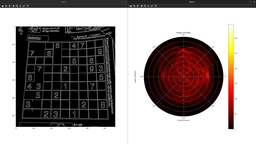
#> input picture sudoku.png, 256 x 144 px, shrunk from 2508 x 1409 before the run
$ python hough.py
#> lines starting #> are read from the running program, lines starting #| are printed output that depends on the picture; after the words box and inside, x2 and y2 are one past the last pixel; in counts of white or black regions, pixels touching at a corner belong together
from typing import Tuple

from numba import njit, prange
import numpy as np
from numpy.typing import NDArray


@njit(parallel=True)  # use to accelerate the computation if the image is large
def polar_center_hough_line(
    img: NDArray, angle_step: float = 1
) -> Tuple[NDArray, NDArray, NDArray, NDArray]:
    """Hough transfrom of the image with the middle of the image as center and using polar coordinates

    Args:
        img (NDArray): 2d binary numpy array
        angle_step (float, optional): Spacing between angles in degree. Defaults to 1.

    Returns:
        accumulator (NDArray): Hough accumulator array in shape (N,M)
        rhos (NDArray): Rho values used in shape (M,)
        thetas (NDArray): degrees used in radians in shape (N,)
        degrees (NDArray): degrees used in shape (N,)
    """
    assert len(img.shape) == 2, "Input image should be 2D binary numpy array"

    # degrees from 0 to 360
    degrees = np.arange(0, 360, angle_step)
    thetas = np.deg2rad(degrees)

    # rho measure from the center of the image to corners, with step = 1
    half_height, half_width = img.shape[0] // 2, img.shape[1] // 2
    diag_len = int(np.ceil(np.sqrt(half_height**2 + half_width**2)))
    rhos = np.linspace(0, diag_len, diag_len + 1)

    cos_theta = np.cos(thetas)
    sin_theta = np.sin(thetas)
    num_thetas = len(thetas)

    # Hough accumulator array of theta vs rho
    accumulator = np.zeros((num_thetas, diag_len + 1), dtype=np.uint32)

    # (row, col) indexes to edges
    y_idxs, x_idxs = np.nonzero(img)

    # Shift indices to center at the middle of the image
    x_idxs -= half_width
    y_idxs = half_height - y_idxs

    # Vote in the hough accumulator
    for i in prange(len(x_idxs)):
        x = x_idxs[i]
        y = y_idxs[i]

        for t_idx in range(num_thetas):
            rho = int(round(x * cos_theta[t_idx] + y * sin_theta[t_idx]))

            # if rho is negative, there exists the angle that has the positive rho
            if rho < 0:
                continue

            accumulator[t_idx, rho] += 1

    return accumulator, rhos, thetas, degrees


def show_polar_hough_line(
    img: NDArray,
    accumulator: NDArray,
    rhos: NDArray,
    thetas: NDArray,
    cmap: str = "hot",
):
    import matplotlib.pyplot as plt
    from mpl_toolkits.mplot3d import Axes3D

    plt.imshow(img, cmap="gray")

    rhos_mesh, thetas_mesh = np.meshgrid(rhos, thetas)
    fig = plt.figure()
    ax = Axes3D(fig, auto_add_to_figure=False)
    ax.set_axis_off()
    fig.add_axes(ax)

    plt.subplot(projection="polar")
    plt.pcolormesh(thetas_mesh, rhos_mesh, accumulator, cmap=cmap)
    plt.colorbar()
    plt.title("Hough transform")
    plt.ylabel("Angles (degrees)")
    plt.xlabel("Distance (pixels)")

    ax = plt.gca()
    ax.yaxis.set_label_coords(
        -0.1, 0.5
    )  # Adjust the position by specifying the coordinates
    ax.tick_params(axis="y", colors="green")
    plt.show()


if __name__ == "__main__":
    import cv2 as cv

    img = cv.imread("sudoku.png")
#> img is the input picture: shape (144, 256, 3); mean B, G, R 143.5, 144.7, 153.1
    dst = cv.Canny(img, 50, 200)
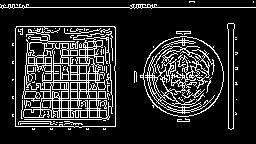
#> dst: shape (144, 256); 16.2% white in thin lines or dots, all inside (x1, y1, x2, y2) = (0, 1, 256, 130)

    accumulator, rhos, thetas, degrees = polar_center_hough_line(dst)
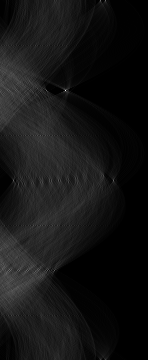
#> accumulator: shape (360, 148) uint32; min 0, max 246, mean 20.3
#> rhos = 148 values from 0 to 147; thetas = 360 values from 0 to 6.27; degrees = 360 values from 0 to 359

    show_polar_hough_line(dst, accumulator, rhos, thetas)
#> in show_polar_hough_line, `plt.pcolormesh(thetas_mesh, rhos_mesh, accumulator, cmap=cmap)`:
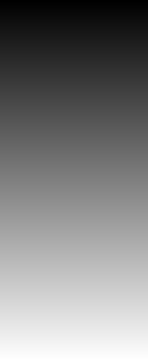
#> thetas_mesh: shape (360, 148) float64; min 0, max 6.27, mean 3.13; drawn with min black and max white
#> in show_polar_hough_line, `plt.show()`:
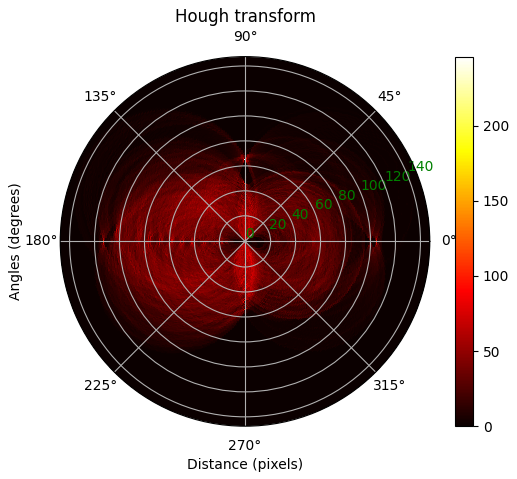
#> figure drawn by matplotlib, 2 panels

$ run again, with rectangles.png copied over sudoku.png
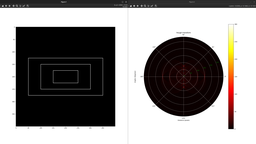
#> input picture rectangles.png, 256 x 144 px, shrunk from 2508 x 1409 before the run
#> img is the input picture: shape (144, 256, 3); mean B, G, R 138.4, 139.6, 142.6
#> `dst = cv.Canny(img, 50, 200)`:
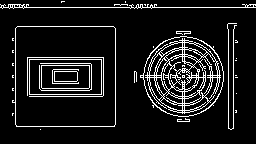
#> dst: shape (144, 256); 10.2% white in thin lines or dots, all inside (x1, y1, x2, y2) = (0, 1, 256, 130)
#> rhos = 148 values from 0 to 147; thetas = 360 values from 0 to 6.27; degrees = 360 values from 0 to 359
#> in show_polar_hough_line, `plt.show()`:
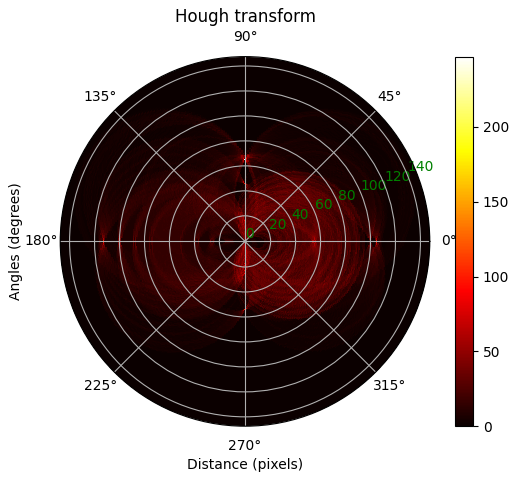
#> figure drawn by matplotlib, 2 panels
